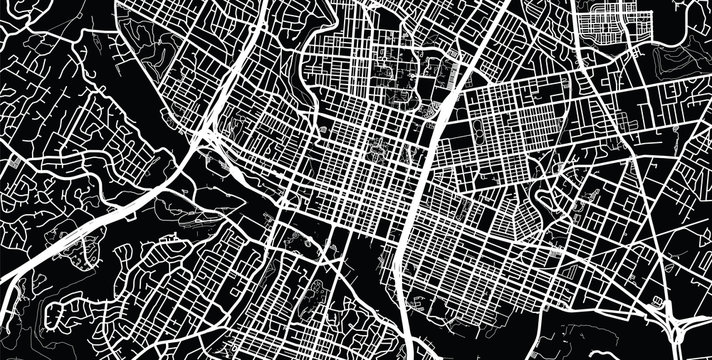
#> input picture map.png, 712 x 360 px
$ python main.py
#> lines starting #> are read from the running program, lines starting #| are printed output that depends on the picture; after the words box and inside, x2 and y2 are one past the last pixel; in counts of white or black regions, pixels touching at a corner belong together
#> further down, map_image is the input picture: shape (360, 712, 3); mean B, G, R 81.5, 80.7, 80.2
import cv2
import numpy as np

def draw_polygon(image, polygon, color=(255, 0, 0), thickness=2):
    cv2.polylines(image, [polygon], True, color, thickness)

def draw_filled_polygon_with_holes(image, outer_polygon, inner_polygons, color=(255, 0, 0), hole_color=(0, 0, 0)):
    # Draw the outer polygon
#> called with outer_polygon = array of shape (4, 2), color = (255, 0, 0), hole_color = (0, 0, 0)
    cv2.fillPoly(image, [outer_polygon], color)
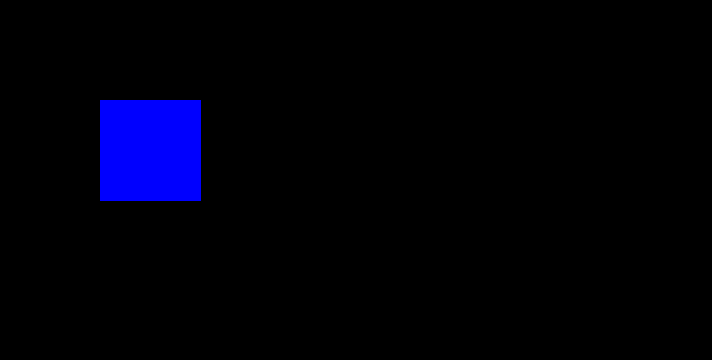
#> image: shape (360, 712, 3); mean of channels 0, 1, 2 10.1, 0, 0; drawn as B, G, R

    # Draw the inner polygons (holes)
    for inner_polygon in inner_polygons:
        cv2.fillPoly(image, [inner_polygon], hole_color)
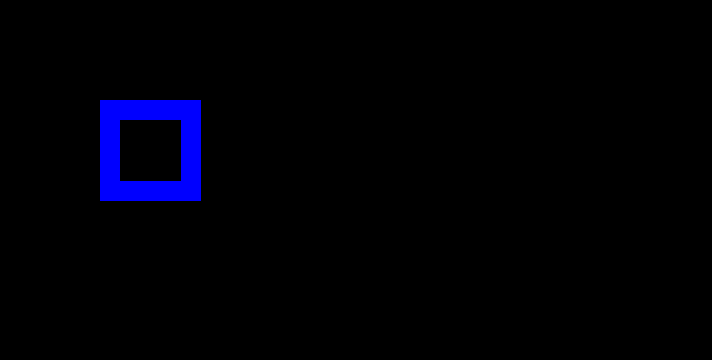
#> image: shape (360, 712, 3); 1.45% of pixels changed, all inside (x1, y1, x2, y2) = (120, 120, 181, 181); drawn as B, G, R

def overlay_image(image, overlay, alpha=0.5):
#> called with alpha = 0.5
    return cv2.addWeighted(image, 1 - alpha, overlay, alpha, 0)
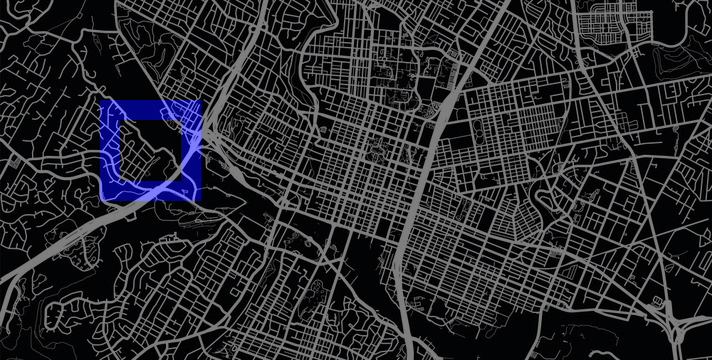
#> returned value: shape (360, 712, 3); mean of channels 0, 1, 2 44, 40.4, 40.1; drawn as B, G, R

# Load the map image
map_image = cv2.imread('map.png')

# Create a mask image of the same size
mask = np.zeros_like(map_image)

# Define the outer polygon and inner polygons (holes)
outer_polygon = np.array([(100, 100), (200, 100), (200, 200), (100, 200)], dtype=np.int32)
inner_polygons = [
    np.array([(120, 120), (180, 120), (180, 180), (120, 180)], dtype=np.int32),
    # Add more inner polygons here if needed
]

# Draw the polygon with holes onto the mask
draw_filled_polygon_with_holes(mask, outer_polygon, inner_polygons)

# Overlay the mask onto the map image
result = overlay_image(map_image, mask)

# Save the result
cv2.imwrite('result.png', result)
